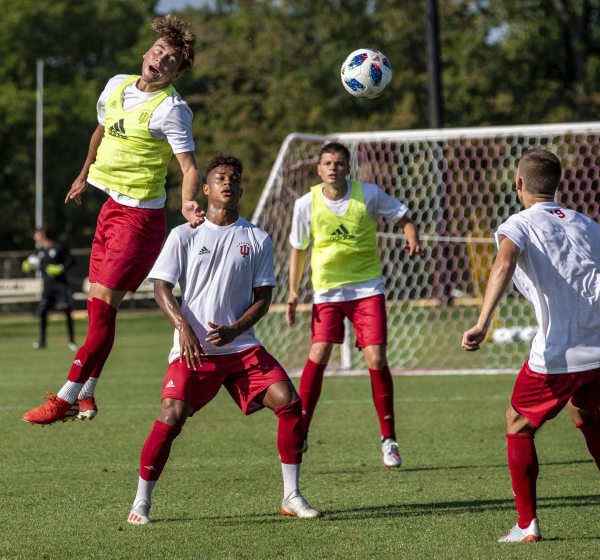
#> input picture practice/opencv-python-learn/openmod/imgs/soccer_practice.jpg, 1200 x 1119 px (shown at 1/2 size)
$ python cornerdet.py
#> lines starting #> are read from the running program, lines starting #| are printed output that depends on the picture
# [10 lines of commented-out code are left out]


from PIL import Image,ImageFilter
image = Image.open(r"./imgs/soccer_practice.jpg")
#> image is the input picture: PIL image 1200x1119 RGB; mean R, G, B 102.6, 96, 70.9
image = image.convert("L")
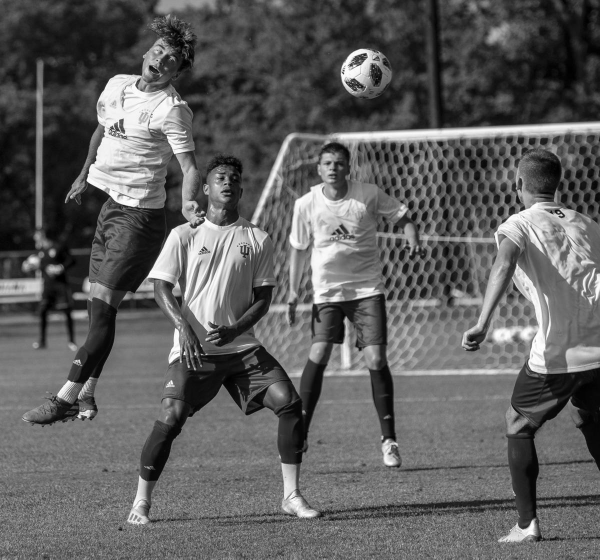
#> image: PIL image 1200x1119 L (shown at 1/2 size); min 0, max 255, mean 95.1
image = image.filter(ImageFilter.FIND_EDGES)
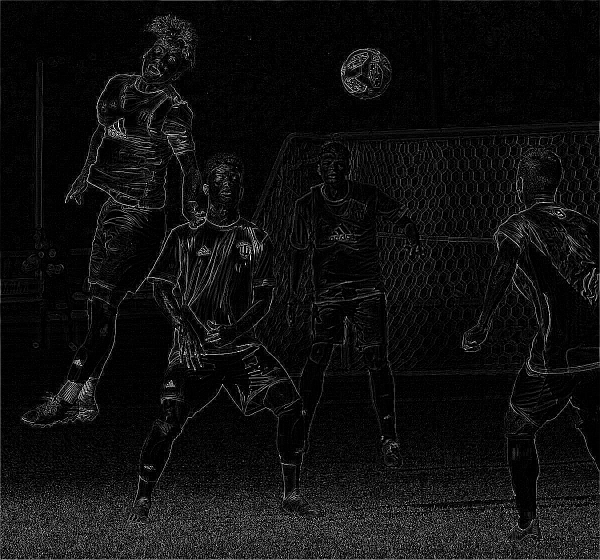
#> image: PIL image 1200x1119 L (shown at 1/2 size); min 0, max 255, mean 15.6
image.save(r"soccer_practice.png")

$ run again, with practice/opencv-python-learn/openmod/imgs/a.jpg copied over practice/opencv-python-learn/openmod/imgs/soccer_practice.jpg
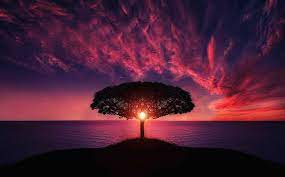
#> input picture practice/opencv-python-learn/openmod/imgs/a.jpg, 285 x 177 px
#> image is the input picture: PIL image 285x177 RGB; mean R, G, B 73.5, 30.5, 51.6
#> `image = image.convert("L")`:
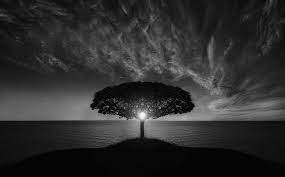
#> image: PIL image 285x177 L; min 0, max 252, mean 45.8
#> `image = image.filter(ImageFilter.FIND_EDGES)`:
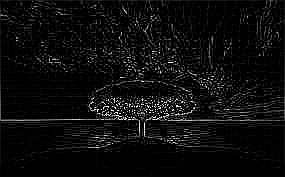
#> image: PIL image 285x177 L; min 0, max 255, mean 12.5

$ run again, with practice/opencv-python-learn/openmod/imgs/c.jpg copied over practice/opencv-python-learn/openmod/imgs/soccer_practice.jpg
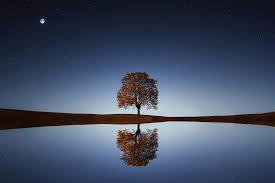
#> input picture practice/opencv-python-learn/openmod/imgs/c.jpg, 275 x 183 px
#> image is the input picture: PIL image 275x183 RGB; mean R, G, B 65.5, 76.7, 98.6
#> `image = image.convert("L")`:
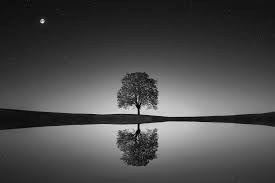
#> image: PIL image 275x183 L; min 0, max 235, mean 75.9
#> `image = image.filter(ImageFilter.FIND_EDGES)`:
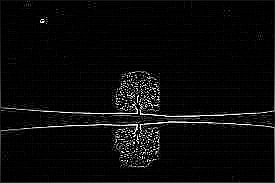
#> image: PIL image 275x183 L; min 0, max 255, mean 10
